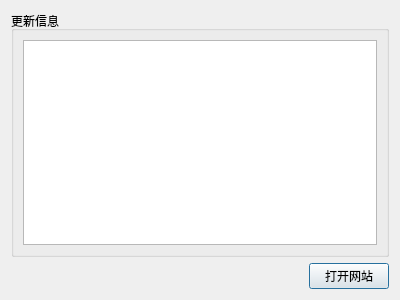
<?xml version="1.0" encoding="UTF-8"?>
<ui version="4.0">
 <class>UpdataInfp</class>
 <widget class="QDialog" name="UpdataInfp">
  <property name="geometry">
   <rect>
    <x>0</x>
    <y>0</y>
    <width>400</width>
    <height>300</height>
   </rect>
  </property>
  <property name="windowTitle">
   <string>有新版本拉啦~</string>
  </property>
  <layout class="QVBoxLayout" name="verticalLayout">
   <item>
    <widget class="QGroupBox" name="groupBox">
     <property name="title">
      <string>更新信息</string>
     </property>
     <layout class="QVBoxLayout" name="verticalLayout_2">
      <item>
       <widget class="QTextBrowser" name="open"/>
      </item>
     </layout>
    </widget>
   </item>
   <item>
    <layout class="QHBoxLayout" name="horizontalLayout">
     <item>
      <spacer name="horizontalSpacer">
       <property name="orientation">
        <enum>Qt::Horizontal</enum>
       </property>
       <property name="sizeHint" stdset="0">
        <size>
         <width>40</width>
         <height>20</height>
        </size>
       </property>
      </spacer>
     </item>
     <item>
      <widget class="QPushButton" name="pushButton">
       <property name="text">
        <string>打开网站</string>
       </property>
      </widget>
     </item>
    </layout>
   </item>
  </layout>
 </widget>
 <resources/>
 <connections/>
</ui>
